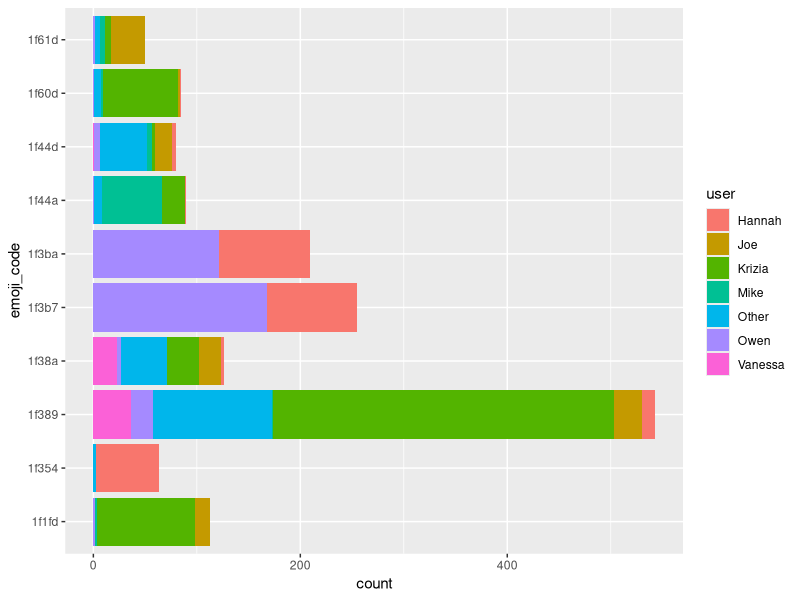

This chart was generated by the following R code:
setwd("/home/mike/Documents/Horde Analysis/Horde_Analysis/")
library(ggplot2)
library(plyr)


emoji_df <-read.csv("data/emoji_data.csv")
emoji_df$user=as.character(emoji_df$user)

emoji_sum <- ddply(emoji_df, .(emoji_code), summarise,
                   count = nrow(piece))
emoji_sum <- arrange(emoji_sum, -count)[0:10,]


emoji_df <- subset(emoji_df, emoji_code %in% emoji_sum$emoji_code)

user_sum = ddply(emoji_df, .(user), summarise,
                 count = nrow(piece))
user_sum = arrange(user_sum, - count)[1 : 6,]

emoji_user_sum <- ddply(emoji_df, .(emoji_code,user), summarise,
                   count = nrow(piece))
emoji_user_sum$user[1:10]
user_sum$user[1:10]
emoji_user_sum$user = sapply(emoji_user_sum$user, function(name) {
  if(name %in% user_sum$user) {
    name} else {
      'Other'
    } 
})

emoji_user_sum = arrange(emoji_user_sum, -count)

# custom function for x axis label.
my_axis <- function () {
  structure(
    function(label, x = 0.5, y = 0.5, ...) {
      absoluteGrob(
        do.call("gList", mapply(symbolsGrob, pics[label], x, y, SIMPLIFY = FALSE)),
        height = unit(1.5, "cm"))
    }
  )}

ggplot(emoji_user_sum, aes(x=emoji_code,fill = user)) + 
  geom_histogram(aes(y=count),stat="identity") + coord_flip()
